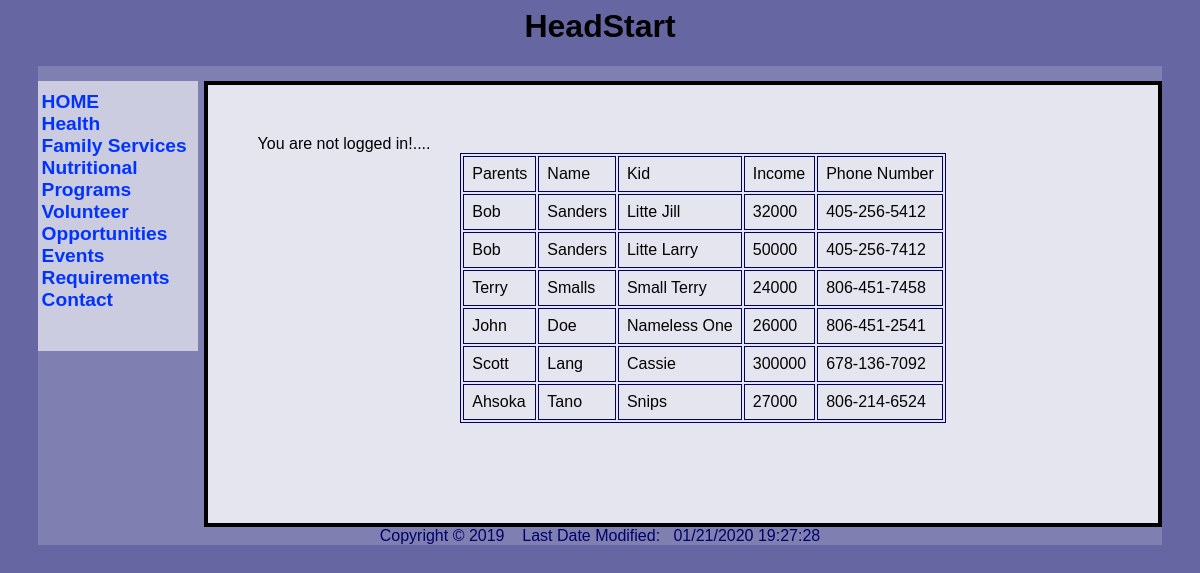
Page /getData.php on the committed database.
### tables this page shows
CREATE TABLE IF NOT EXISTS `contact` (
  `ID` int(11) NOT NULL AUTO_INCREMENT,
  `FirstName` varchar(50) NOT NULL DEFAULT '0',
  `LastName` varchar(50) NOT NULL DEFAULT '0',
  `KidsName` varchar(50) NOT NULL DEFAULT '0',
  `Income` int(11) NOT NULL DEFAULT '0',
  `PhoneNumber` varchar(50) NOT NULL DEFAULT '0',
  PRIMARY KEY (`ID`)
);

### getData.php (the view, shortened to what this page needs)
<?php
require_once 'header.php';
require_once 'nav.php';
require_once 'footer.php';
?>
<!DOCTYPE html>
<html lang="en">
<head>
<link rel="stylesheet" href="stylesheet.css">
</head>
<body>
<div id="wrapper">
<main>
<?php
if(isset($_SESSION["username"])) {
    print("Thank you " . $_SESSION["username"] . " for logging in!" . "<br>");
    session_unset();
    session_destroy();
    print("Per request the following data has been processed and your session has ended. ". "<br>");
} else {
    print("You are not logged in!");
}
class Store
{
    public function GetData()
    {
        $mysqli = new mysqli("localhost", "root", "", "headstart");
		echo '<table>';
		echo "<td>Parents</td> .<td>Name</td> .<td>Kid</td> .<td>Income</td> .<td>Phone Number</td>";
        $res = $mysqli->query("SELECT * FROM `contact`");
        while($row = $res->fetch_assoc()) {
            echo "<tr>";
            echo "<td>".$row['FirstName']."</td>";
            echo "<td>".$row['LastName']."</td>";
            echo "<td>".$row['KidsName']."</td>";
			echo "<td>".$row['Income']."</td>";
			echo "<td>".$row['PhoneNumber']."</td>";
            echo "</tr>";
        }
		echo "</table>";
    }
}
$someStore = new Store();
$someStore->GetData();
?>
</main>
<footer>
</div>
</body>
</html>

### stylesheet.css (style rules this page uses)
* { box-sizing: border-box; }
header, nav, main, footer { display: block; }
body { font-family: Verdana, Arial, sans-serif; background-color: #6666a3; }
#wrapper { background-color: #7f7fb2; color: #000066; width: 95%; margin: auto; min-width: 940px; padding-top: 15px; }
main { margin-left: 166px; background-color: #e5e5ef; color: #000000; border: 4px solid #000000; height: auto; padding-left: 50px; padding-right: 10px; padding-top: 50px; padding-bottom: 100px; }
table { margin: auto; border: 1px solid #000066; }
td, th { border: 1px solid #000066; padding: 0.5em; font-family: Arial, sans-serif; }
footer { text-align: center; clear: both; }

### rows in the picture
contact: FirstName "Bob", LastName "Sanders", KidsName "Litte Jill", Income "32000", PhoneNumber "405-256-5412"
contact: FirstName "Bob", LastName "Sanders", KidsName "Litte Larry", Income "50000", PhoneNumber "405-256-7412"
contact: FirstName "Terry", LastName "Smalls", KidsName "Small Terry", Income "24000", PhoneNumber "806-451-7458"
contact: FirstName "John", LastName "Doe", KidsName "Nameless One", Income "26000", PhoneNumber "806-451-2541"
contact: FirstName "Scott", LastName "Lang", KidsName "Cassie", Income "300000", PhoneNumber "678-136-7092"
contact: FirstName "Ahsoka", LastName "Tano", KidsName "Snips", Income "27000", PhoneNumber "806-214-6524"

### other values in the picture
$this->html "Copyright © 2019 Last Date Modified:"
